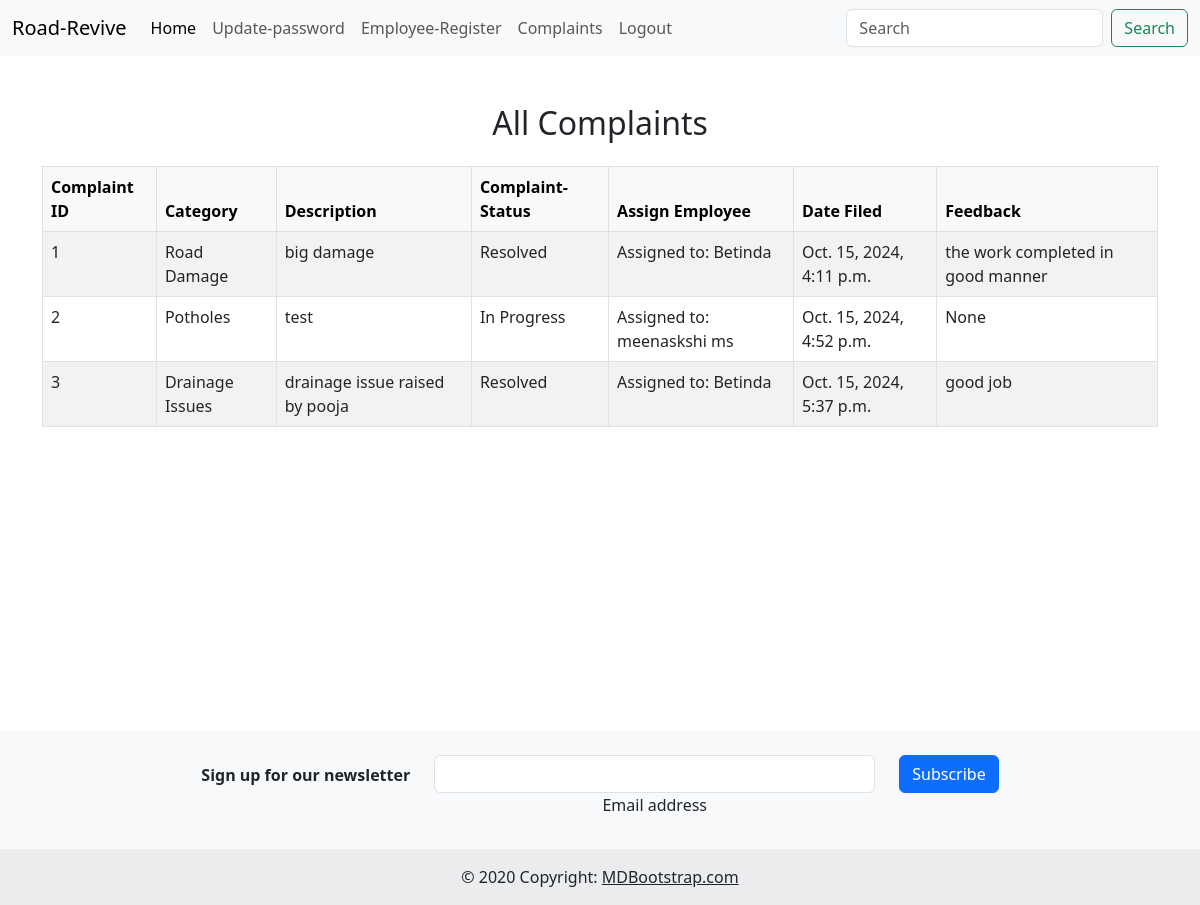
The app's page /Department/complaints/ (signed in) with its own data.
### User/models.py (models this page shows)
class Complaint(models.Model):
    CATEGORY_CHOICES = [
        ('Road Damage', 'Road Damage'),
        ('Potholes', 'Potholes'),
        ('Drainage Issues', 'Drainage Issues'),
        ('Other', 'Other'),
    ]
    STATUS_CHOICES = [
        ('Pending', 'Pending'),
        ('In Progress', 'In Progress'),
        ('Work agreed', 'Work agreed'),
        ('Resolved', 'Resolved'),
        ('Rejected', 'Rejected'),
    ]
    user = models.ForeignKey('User', on_delete=models.CASCADE)
    employee = models.ForeignKey(Employee, on_delete=models.SET_NULL, null=True, blank=True)
    category = models.CharField(max_length=50, choices=CATEGORY_CHOICES)
    description = models.TextField()
    location = models.CharField(max_length=150)
    landmark = models.CharField(max_length=150)
    pin = models.CharField(max_length=8)
    image = models.ImageField(upload_to='complaints/', null=True, blank=True)
    status = models.CharField(max_length=20, choices=STATUS_CHOICES, default='Pending')
    date_filed = models.DateTimeField(auto_now_add=True)
    feedback = models.TextField(null=True, blank=True)

### Employee/models.py (models this page shows)
class Employee(models.Model):
    name = models.CharField(max_length=150)
    email = models.EmailField(unique=True)
    phone_number = models.CharField(max_length=15)
    address = models.TextField()
    position = models.CharField(max_length=100)
    date_of_birth = models.DateField()
    date_joined = models.DateTimeField(auto_now_add=True)
    password = models.CharField(max_length=20)

### Department/views.py (the view)
# urls.py: path('complaints/', views.department_complaints, name='department-complaints'),
def department_complaints(request):
    if not request.session.get('Did'):
        messages.error(request, "You need to be logged in to view complaints.")
        return redirect('Department:Department_home')
    complaints = Complaint.objects.all()
    employees = Employee.objects.all()
    context = {
        'complaints': complaints,
        'employees': employees,
    }
    return render(request, 'Department/department_complaints.html', context)

### Department/templates/Department/department_complaints.html (shortened to what this page needs)
<!DOCTYPE html>
<html lang="en">
<head>
    <link href="https://cdn.jsdelivr.net/npm/bootstrap@5.3.0-alpha1/dist/css/bootstrap.min.css" rel="stylesheet">
</head>
<body>
     <nav class="navbar navbar-expand-lg bg-body-tertiary">
        <div class="container-fluid">
          <a class="navbar-brand" href="{% url 'Department:Department_home'%}">Road-Revive</a>
          <div class="collapse navbar-collapse" id="navbarTogglerDemo02">
            <ul class="navbar-nav me-auto mb-2 mb-lg-0">
              <li class="nav-item">
                <a class="nav-link active" aria-current="page" href="{% url 'Department:Department_home'%}">Home</a>
              </li>
              <li class="nav-item">
                <a class="nav-link" href="{% url 'Department:update_password'%}">Update-password</a>
              </li>
              <li class="nav-item">
                <a class="nav-link" href="{% url 'Employee:employee-register'%}">Employee-Register</a>
              </li>
              <li class="nav-item">
                <a class="nav-link" href="{% url 'Department:department-complaints'%}">Complaints</a>
              </li>
              <li class="nav-item">
                <a class="nav-link " href="{% url 'User:index'%}">Logout</a>
              </li>
            </ul>
            <form class="d-flex" role="search">
              <input class="form-control me-2" type="search" placeholder="Search" aria-label="Search">
              <button class="btn btn-outline-success" type="submit">Search</button>
            </form>
          </div>
        </div>
      </nav>
    <div class="container mt-5">
        <h2 class="text-center mb-4">All Complaints</h2>
        {% if complaints %}
            <div class="table-responsive">
                <table class="table table-bordered table-striped">
                    <thead class="table-light">
                        <tr>
                            <th>Complaint ID</th>
                            <th>Category</th>
                            <th>Description</th>
                            <th>Complaint-Status</th>
                            <th>Assign Employee</th>
                            <th>Date Filed</th>
                            <th>Feedback</th>
                        </tr>
                    </thead>
                    <tbody>
                        {% for complaint in complaints %}
                            <tr>
                                <td>{{ complaint.id }}</td>
                                <td>{{ complaint.category }}</td>
                                <td>{{ complaint.description }}</td>
                                <td>{{ complaint.get_status_display }}</td>
                                <td>
                                    {% if complaint.employee %}
                                        <span>Assigned to: {{ complaint.employee.name }}</span>
                                    {% endif %}
                                </td>
                                <td>{{ complaint.date_filed }}</td>
                                <td>{{ complaint.feedback }}</td>
                            </tr>
                        {% endfor %}
                    </tbody>
                </table>
            </div>
        {% else %}
            <div class="alert alert-warning" role="alert">No complaints filed.</div>
        {% endif %}
    </div>
<br><br><br><br><br><br><br><br><br><br><br><br>
<footer class="bg-body-tertiary text-center">
    <div class="container p-4 pb-0">
      <section class="">
        <form action="">
          <div class="row d-flex justify-content-center">
            <div class="col-auto">
              <p class="pt-2">
                <strong>Sign up for our newsletter</strong>
              </p>
            </div>
            <div class="col-md-5 col-12">
              <div data-mdb-input-init class="form-outline mb-4">
                <input type="email" id="form5Example26" class="form-control" />
                <label class="form-label" for="form5Example26">Email address</label>
              </div>
            </div>
            <div class="col-auto">
              <button data-mdb-ripple-init type="submit" class="btn btn-primary mb-4">
                Subscribe
              </button>
            </div>
          </div>
        </form>
      </section>
    </div>
    <div class="text-center p-3" style="background-color: rgba(0, 0, 0, 0.05);">
      © 2020 Copyright:
      <a class="text-body" href="https://mdbootstrap.com/">MDBootstrap.com</a>
    </div>
  </footer>
</body>
</html>

### records on screen
Complaint: id "1", category "Road Damage", description "big damage", status "Resolved", employee.name "Betinda", date_filed "Oct. 15, 2024, 4:11 p.m.", feedback "the work completed in good manner"
Complaint: id "2", category "Potholes", description "test", status "In Progress", employee.name "meenaskshi ms", date_filed "Oct. 15, 2024, 4:52 p.m.", feedback "None"
Complaint: id "3", category "Drainage Issues", description "drainage issue raised by pooja", status "Resolved", employee.name "Betinda", date_filed "Oct. 15, 2024, 5:37 p.m.", feedback "good job"
